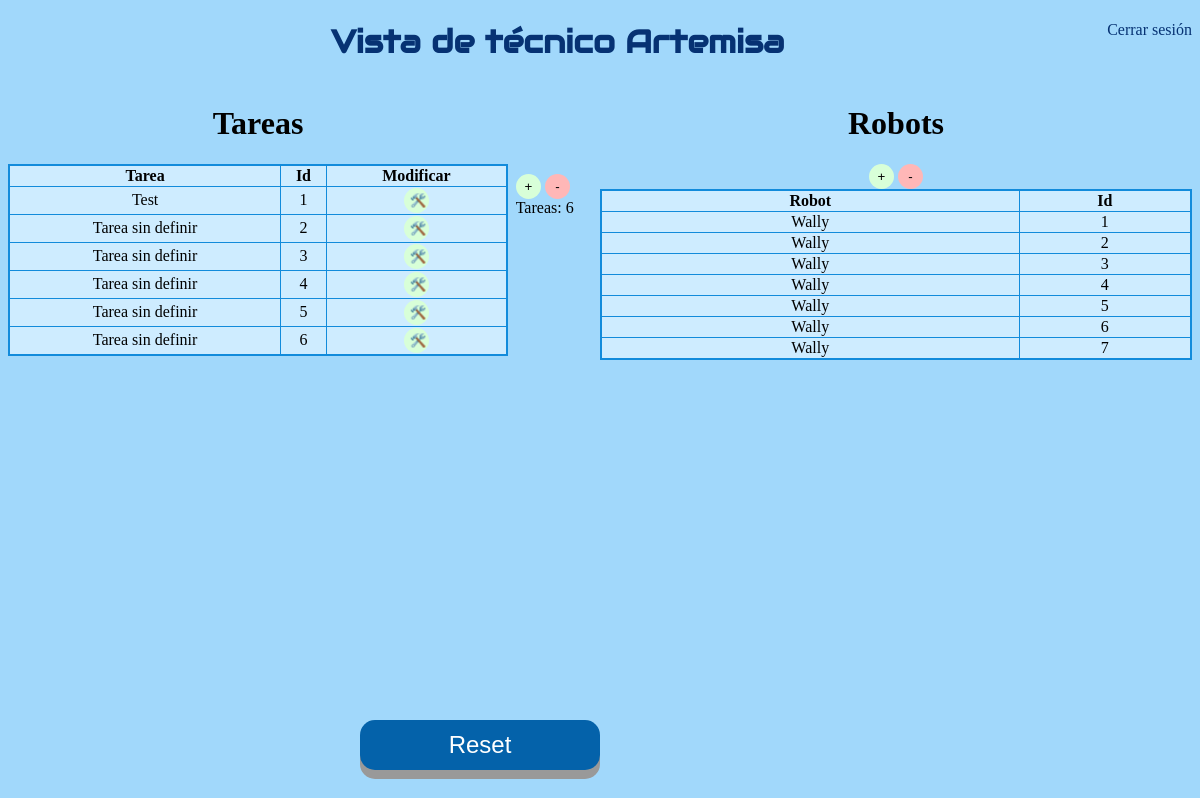
The app's page /Interfaz_tecnico.html, older data.
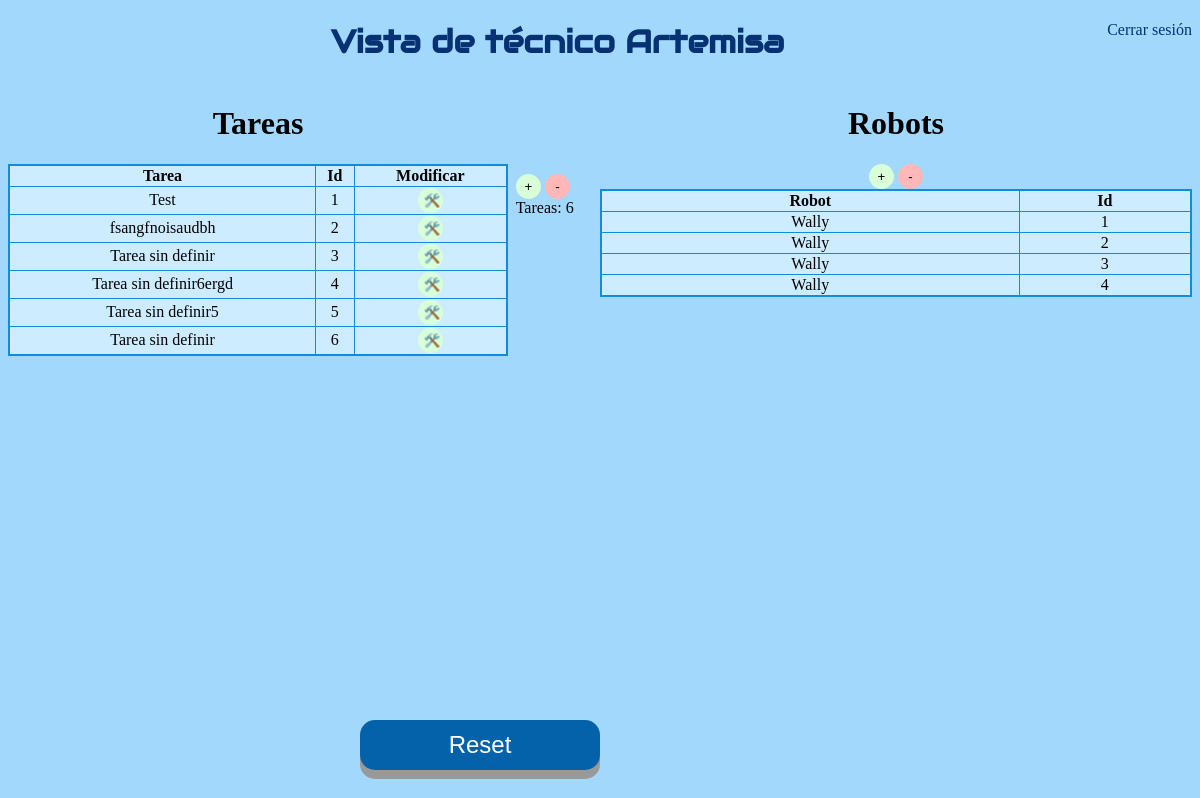
The same page, newer data.
### app.py (models this page shows)
class Todo(db.Model): #Tabla para tareas creadas
    id = db.Column(db.Integer, primary_key=True)
    content = db.Column(db.String(200), nullable=False)
    priority = db.Column(db.String(200))        # prioridad
    descripcion = db.Column(db.String(200))             # Descripcion
    atributos = db.Column(db.String(800))               # Atributos

class Robo(db.Model):
    id = db.Column(db.Integer, primary_key=True)
    nombre = db.Column(db.String(200), nullable=False)

### app.py (the view)
@app.route('/Interfaz_tecnico.html', methods=['POST','GET'])     # Redireccion a Tecnico
def tecnico():
    tasks = Todo.query.order_by(Todo.id).all() # Este método nos devuelve todos los elementos de la tabla de la base de datos
    rob = Robo.query.order_by(Robo.id).all()
    return render_template('Interfaz_tecnico.html', tasks=tasks, rob=rob) # Presentar las tareas

### templates/Interfaz_tecnico.html (shortened to what this page needs)
{% extends 'base.html' %}
{% block head %}
</head>
{% endblock %}
{% block body %}
<a style="float:right" href="index.html">Cerrar sesión</a>
<center>
  <h1 class="principal"> Vista de técnico Artemisa</h1>
</center>
<div class="inline-div-izquierda">
  <h1 class="Copper">Tareas</h1>
  <center>
    <table>
      <tr>
          <th> Tarea</th>
          <th> Id </th>
          <th> Modificar </th>
      </tr>
      {% for task in tasks %}
        {% if task.id!=0 %}
          <tr>
            <td> {{ task.content }}</td>
            <td> {{ task.id }} </td>
            <td> <button type="button" class="button3" onClick="window.location.href='/update/{{ task.id }}';">🛠️</button> </td>
          </tr>
        {% endif %}
      {% endfor %}
      </table>
  </center>
</div>
<div class="inline-div-izquierda2">
  <br> <br> <br> <br> <br>
  <button type="button" class="button3" onClick="window.location.href='/new_update/{{ tasks[-1].id }}';">+</button>
  <button type="button" class="button4" onClick="window.location.href='/delete';">-</button>
 <br> &nbsp;
  Tareas:
  <a id="clicks">{{ tasks[-1].id }}</a> <br>
</div>
<center>
  <div class="inline-div-derecha">
    <h1 class="Copper"> Robots</h1>
    <button type="button" class="button3" onClick="window.location.href='/nuevo_robot';">+</button>
    <button type="button" class="button4" onClick="window.location.href='/delete_robot';">-</button>
    <br>
    <table>
      <tr>
          <th> Robot</th>
          <th> Id </th>
      </tr>
      {% for robot in rob %}
          <tr>
            <td> {{ robot.nombre }}</td>
            <td> {{ robot.id }} </td>
          </tr>
      {% endfor %}
      </table>
  </div>
  <br>
  <br>
</center>
<br> <br> <br> <br> <br> <br> <br> <br> <br> <br> <br> <br> <br> <br> <br> <br> <br> <br> <br> <br> <br>
<center>
  <button id="boton2" class="button2" onclick="window.location.href='/reset';">Reset</button>
</center>
  {% endblock %}

Row changes from the older to the newer data that the page shows:
removed Robo: nombre "Wally", id "5"
removed Robo: nombre "Wally", id "6"
removed Robo: nombre "Wally", id "7"
changed Todo id 2: content "Tarea sin definir" → "fsangfnoisaudbh"
changed Todo id 4: content "Tarea sin definir" → "Tarea sin definir6ergd"
changed Todo id 5: content "Tarea sin definir" → "Tarea sin definir5"
